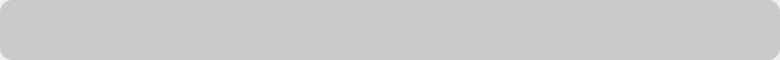
<?xml version="1.0" encoding="UTF-8"?>
<ui version="4.0">
 <class>TaskEntry</class>
 <widget class="QWidget" name="TaskEntry">
  <property name="geometry">
   <rect>
    <x>0</x>
    <y>0</y>
    <width>780</width>
    <height>60</height>
   </rect>
  </property>
  <property name="maximumSize">
   <size>
    <width>780</width>
    <height>16777215</height>
   </size>
  </property>
  <property name="font">
   <font>
    <family>Print Clearly</family>
    <pointsize>20</pointsize>
    <weight>50</weight>
    <bold>false</bold>
   </font>
  </property>
  <property name="windowTitle">
   <string>taskEntry</string>
  </property>
  <property name="windowOpacity">
   <double>0.900000000000000</double>
  </property>
  <property name="styleSheet">
   <string notr="true">background: transparent;
QToolTip {
     border: none;
	font: 9pt &quot;Consolas&quot;;
     border-radius: 2px;
	border: 1px solid white;
     padding: 2px;
	color: rgb(255, 255, 255);
	background-color: rgb(128, 128, 128);
 }</string>
  </property>
  <widget class="QLabel" name="bg">
   <property name="geometry">
    <rect>
     <x>0</x>
     <y>0</y>
     <width>780</width>
     <height>60</height>
    </rect>
   </property>
   <property name="styleSheet">
    <string notr="true">border-radius: 12px;
background-color: rgb(203, 202, 202);</string>
   </property>
   <property name="text">
    <string/>
   </property>
   <property name="scaledContents">
    <bool>true</bool>
   </property>
   <property name="textInteractionFlags">
    <set>Qt::NoTextInteraction</set>
   </property>
  </widget>
  <widget class="QLabel" name="ID">
   <property name="geometry">
    <rect>
     <x>10</x>
     <y>1</y>
     <width>42</width>
     <height>59</height>
    </rect>
   </property>
   <property name="font">
    <font>
     <family>Print Clearly</family>
     <pointsize>21</pointsize>
    </font>
   </property>
   <property name="text">
    <string/>
   </property>
   <property name="textInteractionFlags">
    <set>Qt::NoTextInteraction</set>
   </property>
  </widget>
  <widget class="QLabel" name="description">
   <property name="geometry">
    <rect>
     <x>53</x>
     <y>0</y>
     <width>336</width>
     <height>60</height>
    </rect>
   </property>
   <property name="font">
    <font>
     <family>Print Clearly</family>
     <pointsize>21</pointsize>
    </font>
   </property>
   <property name="cursor">
    <cursorShape>ArrowCursor</cursorShape>
   </property>
   <property name="focusPolicy">
    <enum>Qt::NoFocus</enum>
   </property>
   <property name="toolTip">
    <string notr="true"/>
   </property>
   <property name="text">
    <string/>
   </property>
   <property name="textFormat">
    <enum>Qt::AutoText</enum>
   </property>
   <property name="wordWrap">
    <bool>true</bool>
   </property>
   <property name="textInteractionFlags">
    <set>Qt::NoTextInteraction</set>
   </property>
  </widget>
  <widget class="QLabel" name="startDate">
   <property name="geometry">
    <rect>
     <x>389</x>
     <y>5</y>
     <width>114</width>
     <height>30</height>
    </rect>
   </property>
   <property name="font">
    <font>
     <family>Print Clearly</family>
     <pointsize>13</pointsize>
     <weight>50</weight>
     <bold>false</bold>
    </font>
   </property>
   <property name="text">
    <string/>
   </property>
   <property name="alignment">
    <set>Qt::AlignCenter</set>
   </property>
   <property name="textInteractionFlags">
    <set>Qt::NoTextInteraction</set>
   </property>
  </widget>
  <widget class="QLabel" name="endDate">
   <property name="geometry">
    <rect>
     <x>503</x>
     <y>5</y>
     <width>114</width>
     <height>30</height>
    </rect>
   </property>
   <property name="font">
    <font>
     <family>Print Clearly</family>
     <pointsize>13</pointsize>
    </font>
   </property>
   <property name="text">
    <string/>
   </property>
   <property name="alignment">
    <set>Qt::AlignCenter</set>
   </property>
   <property name="textInteractionFlags">
    <set>Qt::NoTextInteraction</set>
   </property>
  </widget>
  <widget class="QLabel" name="tag">
   <property name="geometry">
    <rect>
     <x>617</x>
     <y>0</y>
     <width>160</width>
     <height>60</height>
    </rect>
   </property>
   <property name="font">
    <font>
     <family>Print Clearly</family>
     <pointsize>21</pointsize>
    </font>
   </property>
   <property name="text">
    <string/>
   </property>
   <property name="alignment">
    <set>Qt::AlignCenter</set>
   </property>
   <property name="textInteractionFlags">
    <set>Qt::LinksAccessibleByMouse|Qt::TextSelectableByKeyboard|Qt::TextSelectableByMouse</set>
   </property>
  </widget>
  <widget class="QLabel" name="startTime">
   <property name="geometry">
    <rect>
     <x>389</x>
     <y>25</y>
     <width>114</width>
     <height>30</height>
    </rect>
   </property>
   <property name="font">
    <font>
     <family>Print Clearly</family>
     <pointsize>13</pointsize>
     <weight>50</weight>
     <bold>false</bold>
    </font>
   </property>
   <property name="toolTip">
    <string notr="true"/>
   </property>
   <property name="text">
    <string/>
   </property>
   <property name="alignment">
    <set>Qt::AlignCenter</set>
   </property>
   <property name="textInteractionFlags">
    <set>Qt::NoTextInteraction</set>
   </property>
  </widget>
  <widget class="QLabel" name="endTime">
   <property name="geometry">
    <rect>
     <x>503</x>
     <y>25</y>
     <width>114</width>
     <height>30</height>
    </rect>
   </property>
   <property name="font">
    <font>
     <family>Print Clearly</family>
     <pointsize>13</pointsize>
    </font>
   </property>
   <property name="text">
    <string/>
   </property>
   <property name="alignment">
    <set>Qt::AlignCenter</set>
   </property>
   <property name="textInteractionFlags">
    <set>Qt::NoTextInteraction</set>
   </property>
  </widget>
  <widget class="QLabel" name="ongoingLabel">
   <property name="geometry">
    <rect>
     <x>0</x>
     <y>0</y>
     <width>780</width>
     <height>60</height>
    </rect>
   </property>
   <property name="text">
    <string/>
   </property>
   <property name="pixmap">
    <pixmap>images/ongoingLabel.png</pixmap>
   </property>
   <property name="alignment">
    <set>Qt::AlignCenter</set>
   </property>
  </widget>
  <widget class="QLabel" name="overdueLabel">
   <property name="geometry">
    <rect>
     <x>0</x>
     <y>0</y>
     <width>780</width>
     <height>60</height>
    </rect>
   </property>
   <property name="text">
    <string/>
   </property>
   <property name="pixmap">
    <pixmap>images/overdueLabel.png</pixmap>
   </property>
   <property name="alignment">
    <set>Qt::AlignCenter</set>
   </property>
  </widget>
 </widget>
 <resources>
  <include location="Resources.qrc"/>
 </resources>
 <connections/>
</ui>
